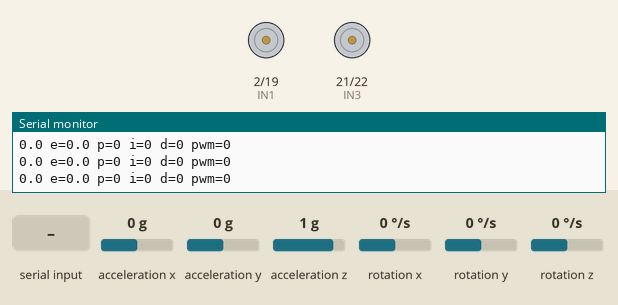
This program was run on a simulated ESP32. On the bench: motor-driver pin pairs drawn as motors (green arrow = first pin HIGH = forward, orange = second pin HIGH = backward, longer = more drive, scaled by the enable pin), the last lines printed to the serial monitor. Wiring (inferred from the names in the program): MPU-6050 motion sensor at I2C address 0x68. The test bench sets the inputs (shaded band); at power-on: acceleration x 0 g, rotation x 0 °/s, acceleration y 0 g, acceleration z 1 g, rotation y 0 °/s, rotation z 0 °/s.

Above: at 2.9 s.
3.0 s: acceleration x set to -1.4 g
At 3.01 s:
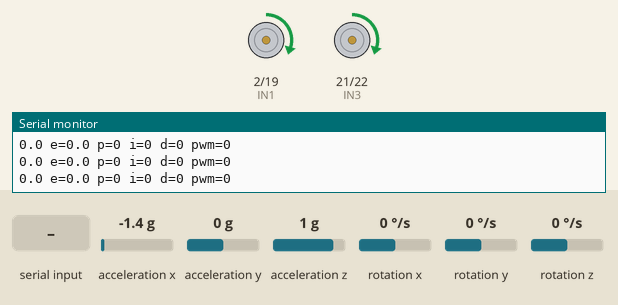
4.6 s: "D\n" received over Serial
6.1 s: "z\n" received over Serial
7.6 s: acceleration x set to 0 g
9.1 s: rotation x set to -22 °/s
10.6 s: rotation x set to -27 °/s
At 11.5 s:
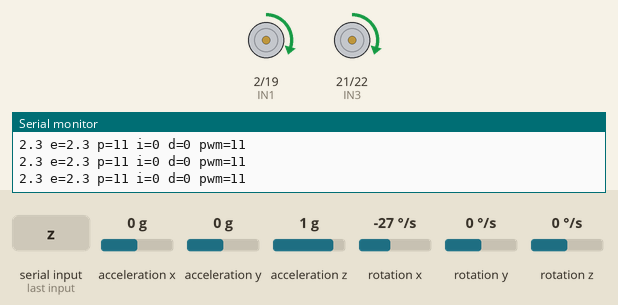
Timing chart, 0 to 13.1 s (numbered marks = the images above; inputs shaded):
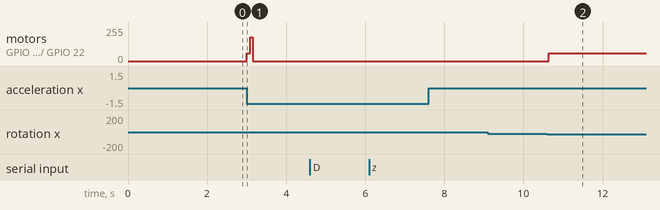

The program:

main.cpp
```cpp
#include <Wire.h>

// ========================
// PIN DEFINITIONS
// ========================
#define MPU_ADDR 0x68

#define ENA 4
#define IN1 2
#define IN2 19
#define IN3 21
#define IN4 22
#define ENB 23

// ========================
// PID GAINS
// ========================
float Kp = 5.0;
float Ki = 0.0;
float Kd = 0.0;

// ========================
// PRECOMPUTED RECIPROCALS
// ========================
#define INV_131   0.00763358779f
#define INV_16384 0.00006103515f

// ========================
// THRESHOLDS
// ========================
#define DEAD_ZONE     2.0f
#define MIN_PWM       60
#define MAX_PWM       180
#define MAX_INTEGRAL  50.0f
#define FALL_ANGLE    45.0f
#define CAL_SAMPLES   500
#define SERIAL_RATE   20

// ========================
// STATE
// ========================
int16_t AccX, AccZ;
int16_t GyroX;

float gyro_offset = 0;
float angle = 0;
float prevError = 0;
float integral = 0;
unsigned long lastTime;
uint8_t loopCount = 0;
bool fallen = false;

// ========================
// SERIAL TUNING BUFFER
// ========================
char cmdBuf[16];
uint8_t cmdLen = 0;

void handleSerial() {
    while (Serial.available()) {
        char c = Serial.read();
        if (c == '\n' || c == '\r') {
            if (cmdLen > 0) {
                cmdBuf[cmdLen] = '\0';
                float val = atof(cmdBuf + 1);
                switch (cmdBuf[0]) {
                    case 'p': case 'P':
                        Kp = val;
                        Serial.print("Kp = "); Serial.println(Kp, 4);
                        break;
                    case 'i': case 'I':
                        Ki = val;
                        Serial.print("Ki = "); Serial.println(Ki, 4);
                        break;
                    case 'd': case 'D':
                        Kd = val;
                        Serial.print("Kd = "); Serial.println(Kd, 4);
                        break;
                    case 'z': case 'Z':
                        integral = 0;
                        prevError = 0;
                        Serial.println("Integral reset");
                        break;
                    case '?':
                        Serial.print("Kp="); Serial.print(Kp, 4);
                        Serial.print(" Ki="); Serial.print(Ki, 4);
                        Serial.print(" Kd="); Serial.println(Kd, 4);
                        break;
                    default:
                        Serial.println("p<val> i<val> d<val> z ?(query)");
                        break;
                }
                cmdLen = 0;
            }
        } else if (cmdLen < 15) {
            cmdBuf[cmdLen++] = c;
        }
    }
}

// ========================
// MPU I2C
// ========================
void mpuWrite(uint8_t reg, uint8_t data) {
    Wire.beginTransmission(MPU_ADDR);
    Wire.write(reg);
    Wire.write(data);
    Wire.endTransmission();
}

void i2cRecover() {
    Wire.end();
    pinMode(5, INPUT_PULLUP);
    pinMode(18, INPUT_PULLUP);
    for (int i = 0; i < 9; i++) {
        digitalWrite(18, LOW);
        delayMicroseconds(5);
        digitalWrite(18, HIGH);
        delayMicroseconds(5);
    }
    Wire.begin(5, 18);
    Wire.setClock(100000);
}

bool mpuRead() {
    Wire.beginTransmission(MPU_ADDR);
    Wire.write(0x3B);
    Wire.endTransmission(false);

    uint8_t count = Wire.requestFrom(MPU_ADDR, 14, true);
    if (count < 14) {
        i2cRecover();
        return false;
    }

    AccX = Wire.read() << 8 | Wire.read();
    Wire.read(); Wire.read();
    AccZ = Wire.read() << 8 | Wire.read();
    Wire.read(); Wire.read();
    GyroX = Wire.read() << 8 | Wire.read();
    Wire.read(); Wire.read();
    return true;
}

// ========================
// CALIBRATION
// ========================
void calibrateMPU() {
    Serial.print("Calibrating... keep UPRIGHT & STILL");

    float sum = 0;
    int valid = 0;
    for (int i = 0; i < CAL_SAMPLES; i++) {
        if (mpuRead()) {
            sum += (float)GyroX;
            valid++;
        }
        delay(2);
    }
    gyro_offset = (valid > 0) ? sum / valid : 0;

    Serial.print(" Done! Offset: ");
    Serial.println(gyro_offset);
}

// ========================
// MOTOR CONTROL
// ========================
void setMotorPWM(int speed) {
    if (speed > 0) {
        digitalWrite(IN1, HIGH); digitalWrite(IN2, LOW);
        digitalWrite(IN3, HIGH); digitalWrite(IN4, LOW);
    } else if (speed < 0) {
        digitalWrite(IN1, LOW); digitalWrite(IN2, HIGH);
        digitalWrite(IN3, LOW); digitalWrite(IN4, HIGH);
        speed = -speed;
    } else {
        digitalWrite(IN1, LOW); digitalWrite(IN2, LOW);
        digitalWrite(IN3, LOW); digitalWrite(IN4, LOW);
    }

    if (speed > MAX_PWM) speed = MAX_PWM;
    ledcWrite(ENA, speed);
    ledcWrite(ENB, speed);
}

// ========================
// SETUP
// ========================
void setup() {
    Serial.begin(115200);

    Wire.begin(5, 18);
    Wire.setClock(100000);

    Wire.beginTransmission(MPU_ADDR);
    if (Wire.endTransmission() != 0) {
        Serial.println("MPU6050 NOT FOUND!");
        while (1);
    }

    mpuWrite(0x6B, 0x00);
    mpuWrite(0x1A, 0x03);
    mpuWrite(0x1B, 0x00);
    mpuWrite(0x1C, 0x00);

    pinMode(IN1, OUTPUT);
    pinMode(IN2, OUTPUT);
    pinMode(IN3, OUTPUT);
    pinMode(IN4, OUTPUT);
    digitalWrite(IN1, LOW);
    digitalWrite(IN2, LOW);
    digitalWrite(IN3, LOW);
    digitalWrite(IN4, LOW);

    ledcAttach(ENA, 1000, 8);
    ledcAttach(ENB, 1000, 8);

    calibrateMPU();

    lastTime = micros();
    Serial.println("Ready! p<val> i<val> d<val> z(reset) ?(query)");
}

// ========================
// LOOP
// ========================
void loop() {
    handleSerial();

    unsigned long now = micros();
    float dt = (now - lastTime) * 0.000001f;
    lastTime = now;
    if (dt < 0.001f) dt = 0.001f;
    if (dt > 0.05f) dt = 0.05f;

    if (!mpuRead()) return;

    float gyro_rate = -(GyroX - gyro_offset) * INV_131;
    float ax = AccX * INV_16384;
    float az = AccZ * INV_16384;

    float angle_acc = -atan2(ax, az) * 57.29577951f;

    angle = 0.98f * (angle + gyro_rate * dt) + 0.02f * angle_acc;

    if (fallen) {
        if (abs(angle_acc) < DEAD_ZONE) {
            fallen = false;
            angle = angle_acc;
            integral = 0;
            prevError = 0;
            Serial.println("RECOVERED");
        } else {
            setMotorPWM(0);
            return;
        }
    }

    if (angle > FALL_ANGLE || angle < -FALL_ANGLE) {
        setMotorPWM(0);
        angle = angle_acc;
        integral = 0;
        prevError = 0;
        fallen = true;
        Serial.println("FALLEN");
        return;
    }

    float error = angle;
    integral += error * dt;
    if (integral > MAX_INTEGRAL) integral = MAX_INTEGRAL;
    else if (integral < -MAX_INTEGRAL) integral = -MAX_INTEGRAL;

    float derivative = (error - prevError) / dt;
    prevError = error;

    float pid = Kp * error + Ki * integral + Kd * derivative;
    if (pid > MAX_PWM) pid = MAX_PWM;
    else if (pid < -MAX_PWM) pid = -MAX_PWM;

    if (angle > -DEAD_ZONE && angle < DEAD_ZONE) {
        setMotorPWM(0);
    } else {
        int pwm = (int)pid;
        int absPwm = pwm < 0 ? -pwm : pwm;
        if (absPwm > 0 && absPwm < MIN_PWM) {
            pwm = pwm > 0 ? MIN_PWM : -MIN_PWM;
        }
        setMotorPWM(pwm);
    }

    if (++loopCount >= SERIAL_RATE) {
        loopCount = 0;
        Serial.print(angle, 1);
        Serial.print(" e=");
        Serial.print(error, 1);
        Serial.print(" p=");
        Serial.print((int)(Kp * error));
        Serial.print(" i=");
        Serial.print((int)(Ki * integral));
        Serial.print(" d=");
        Serial.print((int)(Kd * derivative));
        Serial.print(" pwm=");
        Serial.println((int)pid);
    }
}
```

experiment.cpp
```cpp
#include <Arduino.h>
#include <Wire.h>

// ========================
// MPU6050
// ========================
#define MPU_ADDR 0x68

// ========================
// MPU VARIABLES
// ========================
int16_t AccX, AccY, AccZ;
int16_t GyroX, GyroY, GyroZ;

float gyroX_offset = -59.0;

// ========================
// ANGLE VARIABLES
// ========================
float angle = 0;
float angle_acc = 0;
float gyro_rate = 0;

// ========================
// TIMING
// ========================
unsigned long lastTime;
float dt;

void setup() {
    Serial.begin(115200);

    Wire.begin(5, 18);

    Wire.beginTransmission(MPU_ADDR);
    if (Wire.endTransmission() != 0) {
        Serial.println("MPU NOT FOUND");
        while (1);
    }

    Wire.beginTransmission(MPU_ADDR);
    Wire.write(0x6B);
    Wire.write(0);
    Wire.endTransmission();

    lastTime = micros();

    Serial.println("Experiment Ready");
}

void loop() {
    unsigned long now = micros();
    dt = (now - lastTime) / 1000000.0;
    lastTime = now;

    if (dt < 0.001) dt = 0.001;
    if (dt > 0.05) dt = 0.05;

    // MPU READ
    Wire.beginTransmission(MPU_ADDR);
    Wire.write(0x3B);
    Wire.endTransmission(false);

    Wire.requestFrom(MPU_ADDR, 14);

    if (Wire.available() < 14) return;

    AccX = Wire.read() << 8 | Wire.read();
    AccY = Wire.read() << 8 | Wire.read();
    AccZ = Wire.read() << 8 | Wire.read();

    Wire.read(); Wire.read(); // skip temp

    GyroX = Wire.read() << 8 | Wire.read();
    GyroY = Wire.read() << 8 | Wire.read();
    GyroZ = Wire.read() << 8 | Wire.read();

    // GYRO PROCESSING
    float gyroX = GyroX - gyroX_offset;
    gyro_rate = gyroX / 131.0;

    // ACCEL ANGLE
    float ax = AccX / 16384.0;
    float az = AccZ / 16384.0;

    angle_acc = atan2(ax, az) * 180 / PI;

    // COMPLEMENTARY FILTER
    angle = 0.98 * (angle + gyro_rate * dt) + 0.02 * angle_acc;

    float actual_angle = angle;

    Serial.print("Angle: ");
    Serial.print(actual_angle);
    Serial.print(" | Accel: ");
    Serial.print(angle_acc);
    Serial.print(" | Gyro Rate: ");
    Serial.println(gyro_rate);

    delay(5);
}
```

Measured:
- after the input at 3.0 s, motor on GPIO 2 (IN1) / GPIO 19 (IN2), motor on GPIO 21 (IN3) / GPIO 22 (IN4): stopped → forward 60/255 at once, → stopped 0.09 s later
- after the input at 10.6 s, motor on GPIO 2 (IN1) / GPIO 19 (IN2), motor on GPIO 21 (IN3) / GPIO 22 (IN4): stopped → forward 60/255 at once
